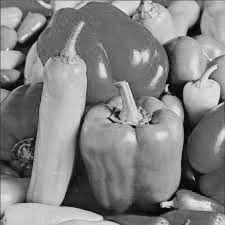
#> input picture peppers.bmp, 225 x 225 px
$ python run_prepare_hw_data.py
#> lines starting #> are read from the running program, lines starting #| are printed output that depends on the picture
import numpy as np
import cv2
import os
import matplotlib.pyplot as plt
from scipy import signal
from scipy.ndimage import gaussian_filter

# create 1D signal
x = np.random.uniform(0, 1, 10000)
x = np.convolve(x, np.ones(10) / 10, mode='same')

Downsample = 2
Delta = 1
x1 = x[0::Downsample]
x2 = x[Delta::Downsample]
dx = Delta / Downsample

plt.subplot(131)
plt.plot(x)
plt.subplot(132)
plt.plot(x1)
plt.subplot(133)
plt.plot(x2)
plt.show()
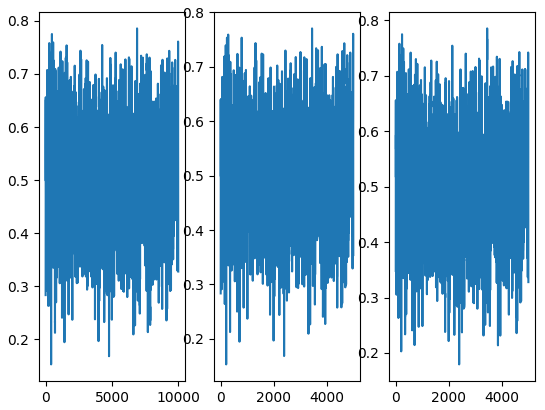
#> figure drawn by matplotlib, 3 panels; panel 1: curve peaks at x = 6893, y = 0.786; panel 2: curve peaks at x = 3444, y = 0.771; panel 3: curve peaks at x = 3446, y = 0.786

print('dx = ' + repr(dx))

# np.savez_compressed('data1dx1.npz', x=x, Downsample=Downsample, Delta=Delta, x1=x1)
np.savez_compressed('data1dx1.npz', x1=x1)
np.savez_compressed('data1dx2.npz', x2=x2)

# create 2D signal
im = cv2.imread('peppers.bmp')
#> im is the input picture: shape (225, 225, 3); min 1, max 241, mean 129.9
cv2.imshow('image', im)
cv2.waitKey(0)

SmoothdImg = gaussian_filter(im, sigma=3)
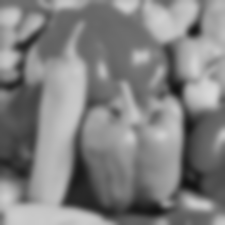
#> SmoothdImg: shape (225, 225, 3); min 18, max 216, mean 128.9
cv2.imshow('smoothed', SmoothdImg)
cv2.waitKey(0)

Downsample = 2
DeltaX = 3
DeltaY = 3
im1 = SmoothdImg[0::Downsample, 0::Downsample]
im2 = SmoothdImg[DeltaY::Downsample, DeltaX::Downsample]
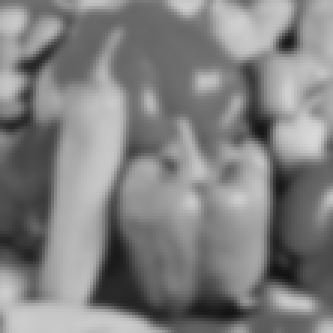
#> im2: shape (111, 111, 3) (shown 3 times larger); min 18, max 216, mean 128.7
dx = DeltaX / Downsample
dy = DeltaY / Downsample

cv2.imwrite('im1.bmp', im1)
cv2.imwrite('im2.bmp', im2)

np.savez_compressed('data2d.npz', dx=dx, dy=dy, Downsample=Downsample,
                    im1=im1, im2=im2)
